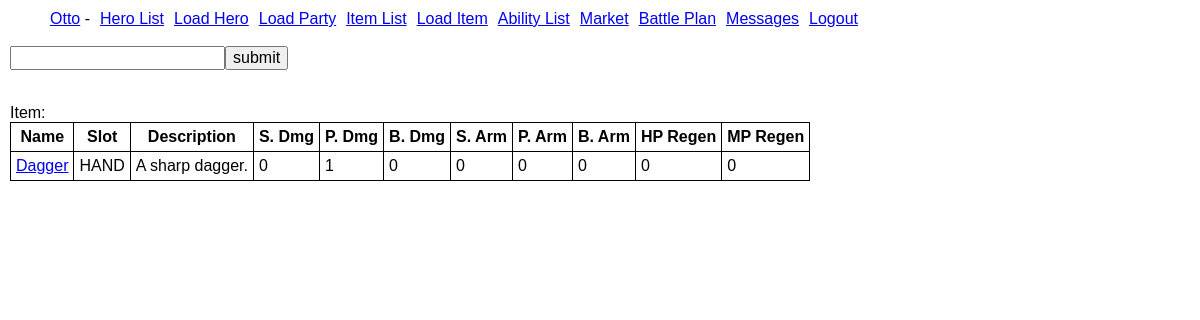
Page /loaditem.php?name=Dagger (signed in) on the committed database.
### tables this page shows
CREATE TABLE IF NOT EXISTS `items` (
  `id` int(11) NOT NULL AUTO_INCREMENT,
  `name` char(30) NOT NULL,
  `prefix_modifier` int(11) DEFAULT NULL,
  `suffix_modifier` int(11) DEFAULT NULL,
  `slot` char(30) NOT NULL,
  `des` char(255) NOT NULL DEFAULT '',
  `market` int(11) NOT NULL DEFAULT '0',
  `sdam` int(11) NOT NULL DEFAULT '0',
  `pdam` int(11) NOT NULL DEFAULT '0',
  `bdam` int(11) NOT NULL DEFAULT '0',
  `sarm` int(11) NOT NULL DEFAULT '0',
  `parm` int(11) NOT NULL DEFAULT '0',
  `barm` int(11) NOT NULL DEFAULT '0',
  `hpreg` int(11) NOT NULL DEFAULT '0',
  `mpreg` int(11) NOT NULL DEFAULT '0',
  PRIMARY KEY (`id`),
  UNIQUE KEY `fullname` (`prefix_modifier`,`name`,`suffix_modifier`)
);

### Classes/Item.php (called while the page is built, shortened)
<?php
class Item {
    protected static $friendClasses = array('Classes\Item', 'Classes\InventoryItem');
    private $name;
    private $prefix_modifier;
    private $suffix_modifier;
    private $slot;
    private $des;
    private $sdam;
    private $pdam;
    private $bdam;
    private $sarm;
    private $parm;
    private $barm;
    private $hpreg;
    private $mpreg;
    public function getSlot() { return $this->slot; }
    public function getDescription() { return $this->des; }
    public function getSDAM() { return $this->sdam; }
    public function getPDAM() { return $this->pdam; }
    public function getBDAM() { return $this->bdam; }
    public function getSARM() { return $this->sarm; }
    public function getPARM() { return $this->parm; }
    public function getBARM() { return $this->barm; }
    public function getHpRegen() { return $this->hpreg; }
    public function getMpRegen() { return $this->mpreg; }
    public function getFullName() {
        $prefix = is_null($this->prefix_modifier) ? '' : $this->prefix_modifier->getName() . ' ';
        $suffix = is_null($this->suffix_modifier) ? '' : ' ' . $this->suffix_modifier->getName();
        return $prefix . $this->name . $suffix;
    }
    public static function getItemByFullName($fullname) {
        $pdo = Environment::getDBConn();
        $stmt = $pdo->prepare('
            SELECT
              i.*
            FROM items i
            LEFT JOIN itemmodifiers im_prefix ON i.prefix_modifier = im_prefix.id
            LEFT JOIN itemmodifiers im_suffix ON i.suffix_modifier = im_suffix.id
            WHERE UPPER(TRIM(CONCAT(IFNULL(im_prefix.name, \'\'), \' \', i.name, \' \', IFNULL(im_suffix.name, \'\')))) = UPPER(:fullname)');
        $stmt->execute(array(':fullname' => $fullname));
        $result = $stmt->fetch();
        return self::loadItemFromArray($result);
    }
    public static function loadItemFromArray($arr) {
        if (!($trace = debug_backtrace(DEBUG_BACKTRACE_IGNORE_ARGS)) || !(isset($trace[1]['class']) && in_array($trace[1]['class'], static::$friendClasses))) {
            trigger_error('Member not available from calling class', E_USER_ERROR);
        }
        $item = new Item();
        $item->id = (int)$arr['id'];
        $item->name = $arr['name'];
        $item->slot = $arr['slot'];
        $item->des = $arr['des'];
        $item->market = (float)$arr['market'];
        $item->sdam = (int)$arr['sdam'];
        $item->pdam = (int)$arr['pdam'];
        $item->bdam = (int)$arr['bdam'];
        $item->sarm = (int)$arr['sarm'];
        $item->parm = (int)$arr['parm'];
        $item->barm = (int)$arr['barm'];
        $item->hpreg = (float)$arr['hpreg'];
        $item->mpreg = (float)$arr['mpreg'];
        return $item;
    }
}

### loaditem.php (the view, shortened to what this page needs)
<?php
require_once('/Includes/common.php');
require_once('/Classes/Item.php');
require_once('/Includes/menu.php');
echo '<form name="itemSearch" action="loaditem.php" method="GET">';
echo '<input type="text" name="name" />';
echo '<input type="submit" value="submit" />';
echo '</form>';
if (array_key_exists('name', $_GET)) {
    $item = Item::getItemByFullName($_GET['name']);
    $itemName = $item->getFullName();
    $itemSlot = $item->getSlot();
    $itemSDAM = $item->getSDAM();
    $itemPDAM = $item->getPDAM();
    $itemBDAM = $item->getBDAM();
    $itemSARM = $item->getSARM();
    $itemPARM = $item->getPARM();
    $itemBARM = $item->getBARM();
    $itemHpRegen = $item->getHpRegen();
    $itemMpRegen = $item->getMpRegen();
    $itemDesc = $item->getDescription();
    echo "<br/>Item:\n";
    echo "<table><tr><th>Name</th><th>Slot</th><th>Description</th><th>S. Dmg</th><th>P. Dmg</th><th>B. Dmg</th><th>S. Arm</th><th>P. Arm</th><th>B. Arm</th><th>HP Regen</th><th>MP Regen</th></tr>\n";
    echo "<tr>\n";
    echo "<td><a href=\"loaditem.php?name=$itemName\">$itemName</a></td>\n";
    echo "<td>$itemSlot</td>\n";
    echo "<td>$itemDesc</td>\n";
    echo "<td>$itemSDAM</td>\n";
    echo "<td>$itemPDAM</td>\n";
    echo "<td>$itemBDAM</td>\n";
    echo "<td>$itemSARM</td>\n";
    echo "<td>$itemPARM</td>\n";
    echo "<td>$itemBARM</td>\n";
    echo "<td>$itemHpRegen</td>\n";
    echo "<td>$itemMpRegen</td>\n";
    echo "</tr>\n";
    echo "</table>\n";
}

### Styles/main.css (style rules this page uses)
table { border: 1px solid black; border-collapse: collapse; }
table th { font-weight: bold; border: 1px solid black; padding: 5px; }
table td { border: 1px solid black; padding: 5px; }

### rows in the picture
items: name "Dagger", slot "HAND", des "A sharp dagger.", sdam "0", pdam "1", bdam "0", sarm "0", parm "0", barm "0", hpreg "0", mpreg "0"
